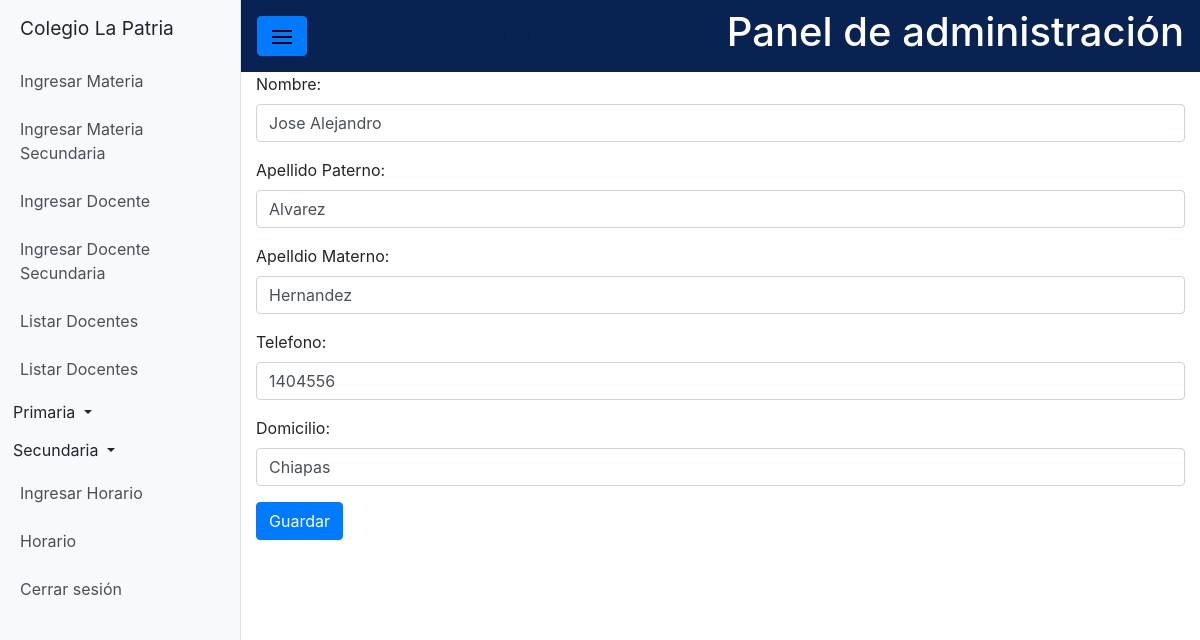
Screenshot of /colegiolapatria/administrador/editar-alumno-secundaria/3 (signed in) with the database file from the repository.
### sistema/models.py (models this page shows, shortened)
class AlumnoSecundaria(models.Model):
    no_control = models.AutoField(primary_key=True)
    nombre = models.CharField(max_length=40)
    apellido_paterno = models.CharField(max_length = 20, null = True, blank=True)
    apellido_materno = models.CharField(max_length = 20, null=True , blank = True)
    nivel_educativo = models.CharField(max_length = 20, null=True , blank = True)
    grado = models.IntegerField(default=1)
    telefono = models.CharField(max_length = 10)
    domicilio = models.CharField(max_length=50)
    class Meta:
        verbose_name="alumnos"
        verbose_name_plural="alumnos"

### sistema/views.py (the view)
# urls.py: path('administrador/editar-alumno-secundaria/<int:pk>', AlumnosSecundariaUpdate.as_view(), name='editar_alumno_secundaria'),
class AlumnosSecundariaUpdate(LoginRequiredMixin,UpdateView):
	model = AlumnoSecundaria
	form_class = ingresarAlumnoSecundaria
	template_name = 'panel_admin/editar_alumno_secundaria.html'
	success_url = reverse_lazy("alumno:listar_alumnos_secundaria")

### sistema/forms.py
class ingresarAlumnoSecundaria(forms.ModelForm):
    class Meta:
        model = AlumnoSecundaria
        fields = [
            'nombre',
            'apellido_paterno',
            'apellido_materno',
            'telefono',
            'domicilio',
        ]
        labels ={
            'nombre':'Nombre',
            'apellido_paterno':'Apellido Paterno',
            'apellido_materno':'Apelldio Materno',
            'telefono':'Telefono',
            'domicilio': 'Domicilio',
        }
        widgets = {
            'nombre': forms.TextInput(attrs={"class":'form-control'}),
            'apellido_paterno': forms.TextInput(attrs={"class":'form-control'}),
            'apellido_materno': forms.TextInput(attrs={"class":'form-control'}),
            'telefono': forms.TextInput(attrs={'class':'form-control'}),
            'domicilio': forms.TextInput(attrs={'class':'form-control'}),
                 }

### templates/panel_admin/editar_alumno_secundaria.html (shortened to what this page needs)
{% extends 'baseadmin.html' %}
{% block content %}
        <form method="POST">
            {{ form.as_p }}
            <button type="submit" class="btn btn-primary">Guardar</button>
          </form>
{%endblock%}

### static/css/css-manual/base.css (style rules this page uses)
body { overflow-x: hidden; }

### rows the page displays
AlumnoSecundaria: nombre "Jose Alejandro", apellido_paterno "Alvarez", apellido_materno "Hernandez", telefono "1404556", domicilio "Chiapas"
